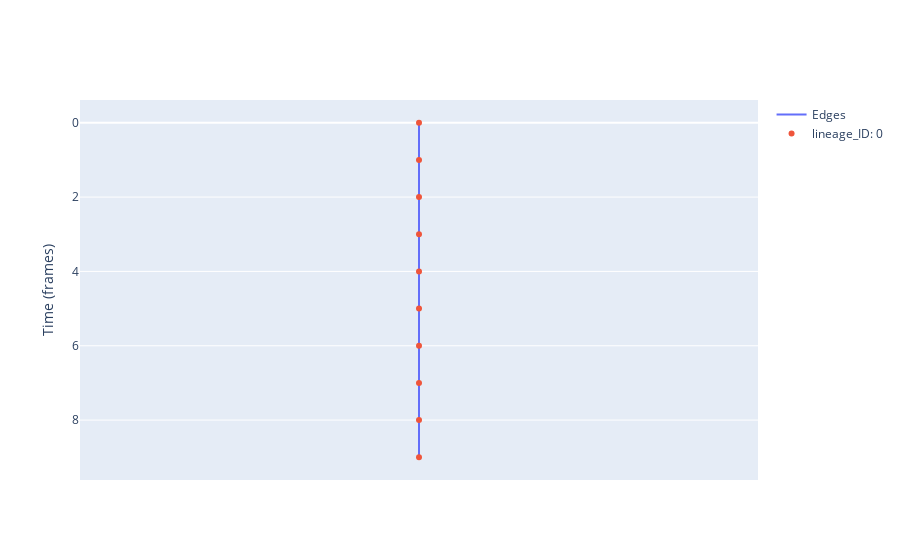
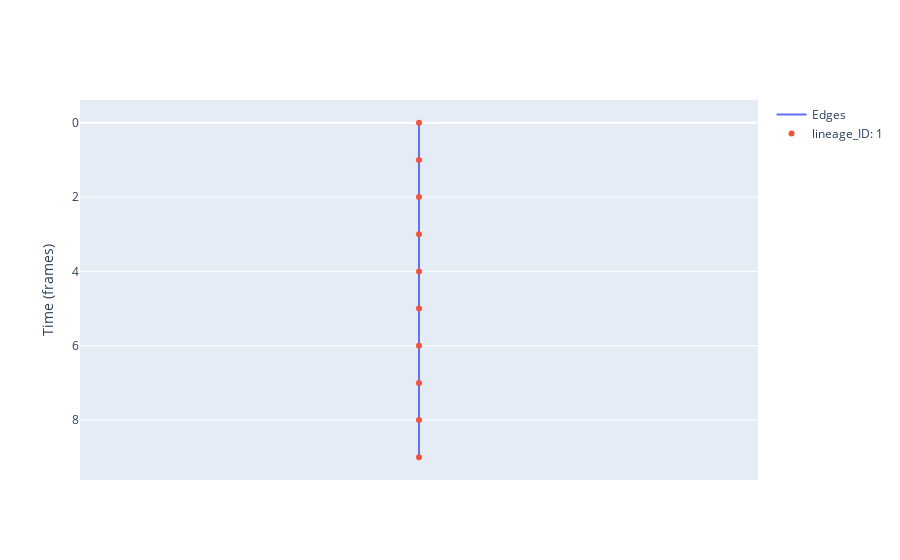
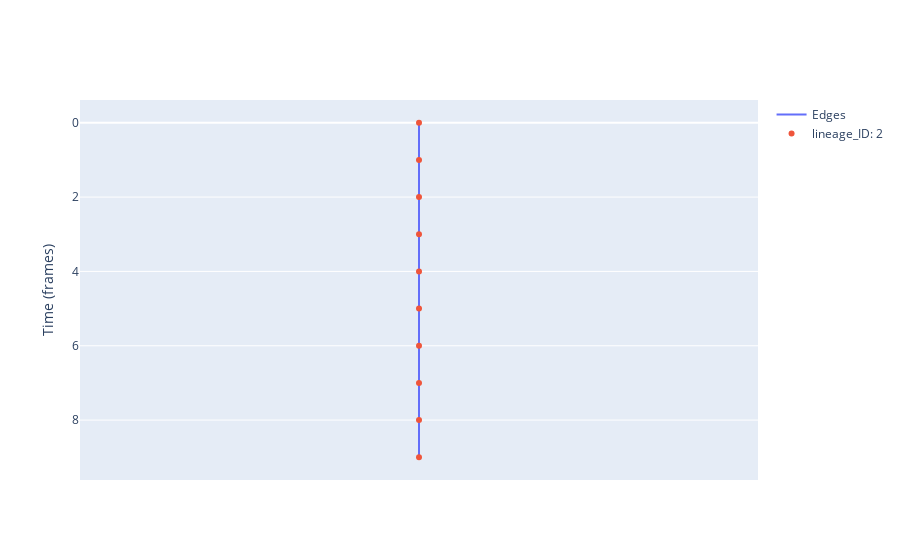
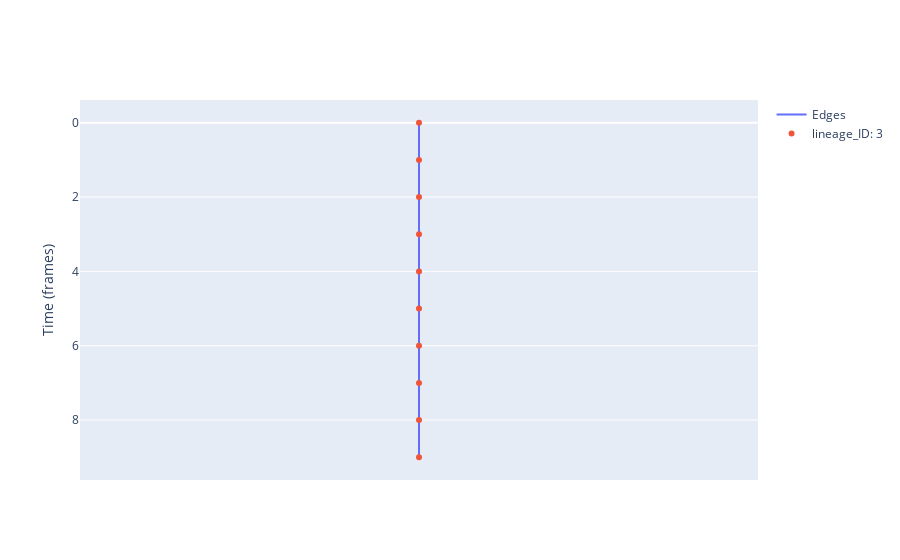

Notebook code cell kept with these figures, in order:
### Code cell
for lin in lineages:
    lin.plot()

### Figure 1 — Plotly figure (JSON) as saved in the notebook; plotly's stock layout.template omitted (floating-point values rounded to 4 significant figures)
{"data": [{"mode": "lines", "name": "Edges", "text": [], "type": "scatter", "x": [0, 0, null, 0, 0, null, 0, 0, null, 0, 0, null, 0, 0, null, 0, 0, null, 0, 0, null, 0, 0, null, 0, 0, null], "y": [0, 1, null, 4, 5, null, 7, 8, null, 1, 2, null, 5, 6, null, 2, 3, null, 8, 9, null, 6, 7, null, 3, 4, null]}, {"hoverinfo": "text", "hovertemplate": "%{text}", "mode": "markers", "name": "lineage_ID: 0", "text": ["cell_ID: 0<br>frame: 0", "cell_ID: 32<br>frame: 4", "cell_ID: 99<br>frame: 9", "cell_ID: 69<br>frame: 7", "cell_ID: 8<br>frame: 1", "cell_ID: 48<br>frame: 5", "cell_ID: 19<br>frame: 2", "cell_ID: 85<br>frame: 8", "cell_ID: 56<br>frame: 6", "cell_ID: 27<br>frame: 3"], "type": "scatter", "x": [0, 0, 0, 0, 0, 0, 0, 0, 0, 0], "y": [0, 4, 9, 7, 1, 5, 2, 8, 6, 3]}], "layout": {"hovermode": "closest", "showlegend": true, "title": {}, "xaxis": {"showgrid": false, "showticklabels": false, "zeroline": false}, "yaxis": {"autorange": "reversed", "showgrid": true, "title": {"text": "Time (frames)"}, "zeroline": true}}}

### Figure 2 — Plotly figure (JSON) as saved in the notebook; plotly's stock layout.template omitted (floating-point values rounded to 4 significant figures)
{"data": [{"mode": "lines", "name": "Edges", "text": [], "type": "scatter", "x": [0, 0, null, 0, 0, null, 0, 0, null, 0, 0, null, 0, 0, null, 0, 0, null, 0, 0, null, 0, 0, null, 0, 0, null], "y": [0, 1, null, 4, 5, null, 7, 8, null, 1, 2, null, 5, 6, null, 8, 9, null, 2, 3, null, 6, 7, null, 3, 4, null]}, {"hoverinfo": "text", "hovertemplate": "%{text}", "mode": "markers", "name": "lineage_ID: 1", "text": ["cell_ID: 1<br>frame: 0", "cell_ID: 37<br>frame: 4", "cell_ID: 72<br>frame: 7", "cell_ID: 9<br>frame: 1", "cell_ID: 46<br>frame: 5", "cell_ID: 84<br>frame: 8", "cell_ID: 21<br>frame: 2", "cell_ID: 55<br>frame: 6", "cell_ID: 91<br>frame: 9", "cell_ID: 28<br>frame: 3"], "type": "scatter", "x": [0, 0, 0, 0, 0, 0, 0, 0, 0, 0], "y": [0, 4, 7, 1, 5, 8, 2, 6, 9, 3]}], "layout": {"hovermode": "closest", "showlegend": true, "title": {}, "xaxis": {"showgrid": false, "showticklabels": false, "zeroline": false}, "yaxis": {"autorange": "reversed", "showgrid": true, "title": {"text": "Time (frames)"}, "zeroline": true}}}

### Figure 3 — Plotly figure (JSON) as saved in the notebook; plotly's stock layout.template omitted (floating-point values rounded to 4 significant figures)
{"data": [{"mode": "lines", "name": "Edges", "text": [], "type": "scatter", "x": [0, 0, null, 0, 0, null, 0, 0, null, 0, 0, null, 0, 0, null, 0, 0, null, 0, 0, null, 0, 0, null, 0, 0, null], "y": [0, 1, null, 4, 5, null, 1, 2, null, 7, 8, null, 5, 6, null, 8, 9, null, 2, 3, null, 6, 7, null, 3, 4, null]}, {"hoverinfo": "text", "hovertemplate": "%{text}", "mode": "markers", "name": "lineage_ID: 2", "text": ["cell_ID: 2<br>frame: 0", "cell_ID: 38<br>frame: 4", "cell_ID: 10<br>frame: 1", "cell_ID: 75<br>frame: 7", "cell_ID: 47<br>frame: 5", "cell_ID: 83<br>frame: 8", "cell_ID: 22<br>frame: 2", "cell_ID: 54<br>frame: 6", "cell_ID: 90<br>frame: 9", "cell_ID: 29<br>frame: 3"], "type": "scatter", "x": [0, 0, 0, 0, 0, 0, 0, 0, 0, 0], "y": [0, 4, 1, 7, 5, 8, 2, 6, 9, 3]}], "layout": {"hovermode": "closest", "showlegend": true, "title": {}, "xaxis": {"showgrid": false, "showticklabels": false, "zeroline": false}, "yaxis": {"autorange": "reversed", "showgrid": true, "title": {"text": "Time (frames)"}, "zeroline": true}}}

### Figure 4 — Plotly figure (JSON) as saved in the notebook; plotly's stock layout.template omitted (floating-point values rounded to 4 significant figures)
{"data": [{"mode": "lines", "name": "Edges", "text": [], "type": "scatter", "x": [0, 0, null, 0, 0, null, 0, 0, null, 0, 0, null, 0, 0, null, 0, 0, null, 0, 0, null, 0, 0, null, 0, 0, null], "y": [0, 1, null, 7, 8, null, 4, 5, null, 1, 2, null, 5, 6, null, 2, 3, null, 8, 9, null, 3, 4, null, 6, 7, null]}, {"hoverinfo": "text", "hovertemplate": "%{text}", "mode": "markers", "name": "lineage_ID: 3", "text": ["cell_ID: 97<br>frame: 9", "cell_ID: 3<br>frame: 0", "cell_ID: 68<br>frame: 7", "cell_ID: 39<br>frame: 4", "cell_ID: 11<br>frame: 1", "cell_ID: 45<br>frame: 5", "cell_ID: 16<br>frame: 2", "cell_ID: 81<br>frame: 8", "cell_ID: 26<br>frame: 3", "cell_ID: 60<br>frame: 6"], "type": "scatter", "x": [0, 0, 0, 0, 0, 0, 0, 0, 0, 0], "y": [9, 0, 7, 4, 1, 5, 2, 8, 3, 6]}], "layout": {"hovermode": "closest", "showlegend": true, "title": {}, "xaxis": {"showgrid": false, "showticklabels": false, "zeroline": false}, "yaxis": {"autorange": "reversed", "showgrid": true, "title": {"text": "Time (frames)"}, "zeroline": true}}}
